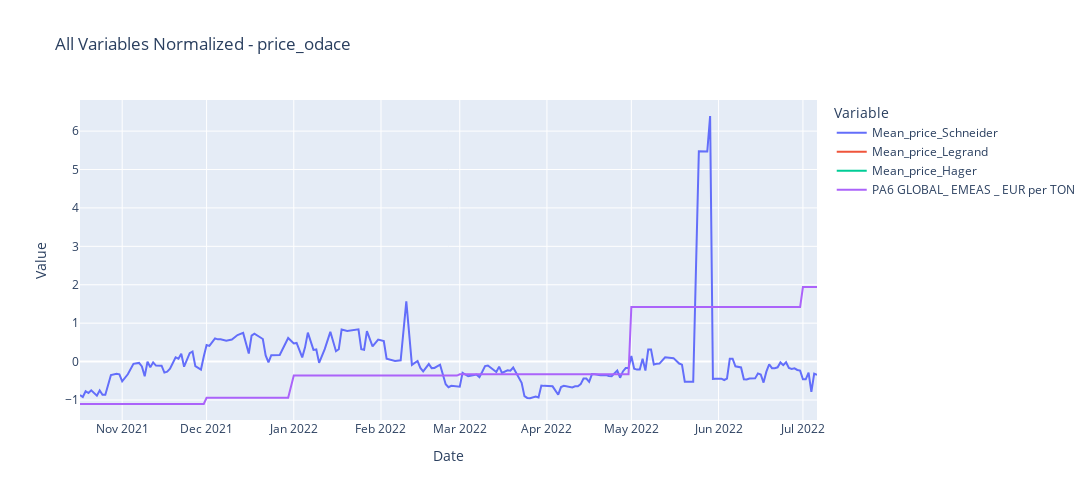
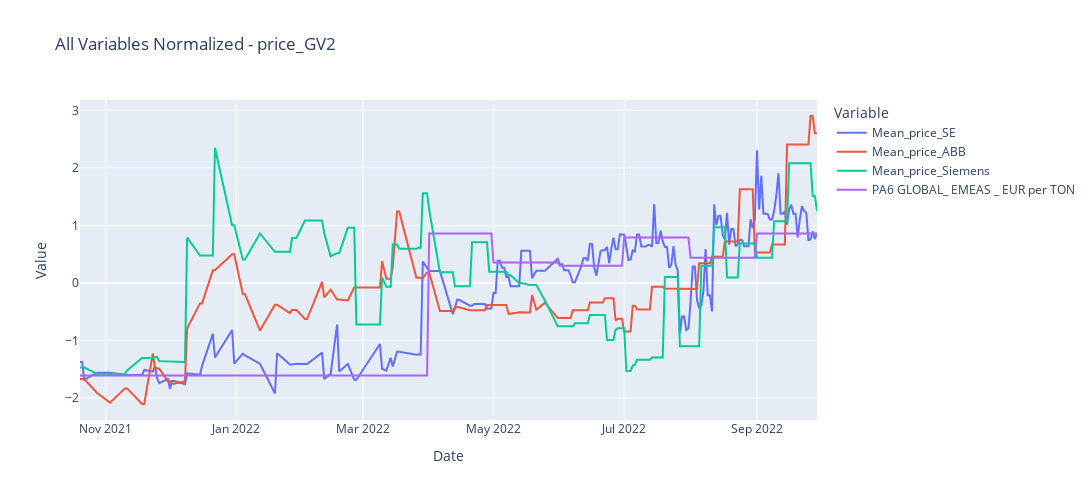
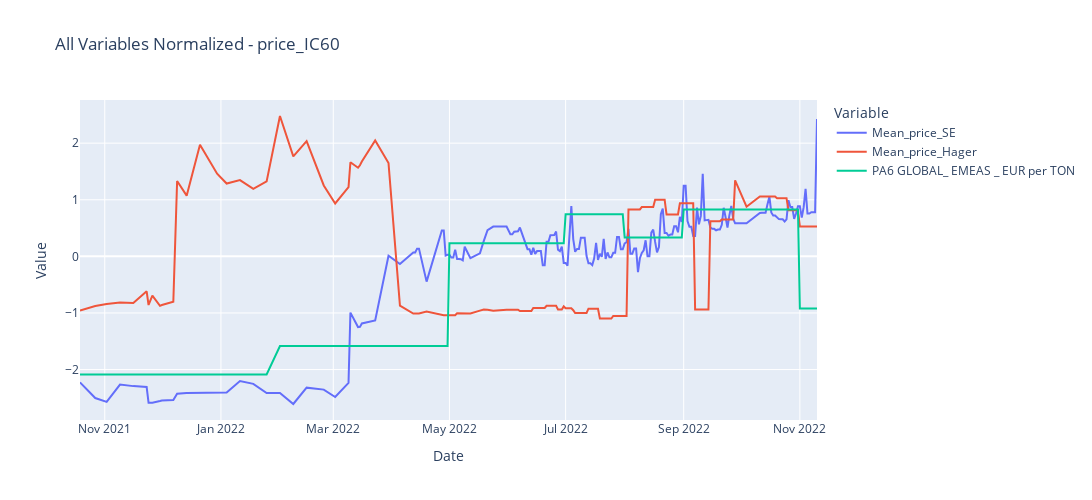

The code cell stored with these charts, in order, in its notebook:
### Code cell
normalize_and_plot(price_odace_PA6, 'All Variables Normalized - price_odace')
normalize_and_plot(price_GV2_PA6, 'All Variables Normalized - price_GV2')
normalize_and_plot(price_IC60_PA6, 'All Variables Normalized - price_IC60')

### Figure 1 — Plotly figure (JSON) as saved in the notebook; plotly's stock layout.template omitted (floating-point values rounded to 4 significant figures; data arrays with more than 128 entries replaced by an {"elided": "..."} marker saying what was removed)
{"data": [{"hovertemplate": "Variable=Mean_price_Schneider<br>Date=%{x}<br>Value=%{y}<extra></extra>", "legendgroup": "Mean_price_Schneider", "line": {"color": "#636efa", "dash": "solid"}, "marker": {"symbol": "circle"}, "mode": "lines", "name": "Mean_price_Schneider", "orientation": "v", "showlegend": true, "type": "scatter", "x": {"elided": "203 str values"}, "xaxis": "x", "y": {"elided": "203 float values"}, "yaxis": "y"}, {"hovertemplate": "Variable=Mean_price_Legrand<br>Date=%{x}<br>Value=%{y}<extra></extra>", "legendgroup": "Mean_price_Legrand", "line": {"color": "#EF553B", "dash": "solid"}, "marker": {"symbol": "circle"}, "mode": "lines", "name": "Mean_price_Legrand", "orientation": "v", "showlegend": true, "type": "scatter", "x": {"elided": "203 str values"}, "xaxis": "x", "y": {"elided": "203 null values"}, "yaxis": "y"}, {"hovertemplate": "Variable=Mean_price_Hager<br>Date=%{x}<br>Value=%{y}<extra></extra>", "legendgroup": "Mean_price_Hager", "line": {"color": "#00cc96", "dash": "solid"}, "marker": {"symbol": "circle"}, "mode": "lines", "name": "Mean_price_Hager", "orientation": "v", "showlegend": true, "type": "scatter", "x": {"elided": "203 str values"}, "xaxis": "x", "y": {"elided": "203 null values"}, "yaxis": "y"}, {"hovertemplate": "Variable=PA6 GLOBAL_ EMEAS _ EUR per TON<br>Date=%{x}<br>Value=%{y}<extra></extra>", "legendgroup": "PA6 GLOBAL_ EMEAS _ EUR per TON", "line": {"color": "#ab63fa", "dash": "solid"}, "marker": {"symbol": "circle"}, "mode": "lines", "name": "PA6 GLOBAL_ EMEAS _ EUR per TON", "orientation": "v", "showlegend": true, "type": "scatter", "x": {"elided": "203 str values"}, "xaxis": "x", "y": {"elided": "203 float values"}, "yaxis": "y"}], "layout": {"height": 500, "legend": {"title": {"text": "Variable"}, "tracegroupgap": 0}, "title": {"text": "All Variables Normalized - price_odace"}, "width": 1300, "xaxis": {"anchor": "y", "domain": [0, 1], "title": {"text": "Date"}}, "yaxis": {"anchor": "x", "domain": [0, 1], "title": {"text": "Value"}}}}

### Figure 2 — Plotly figure (JSON) as saved in the notebook; plotly's stock layout.template omitted (floating-point values rounded to 4 significant figures; data arrays with more than 128 entries replaced by an {"elided": "..."} marker saying what was removed)
{"data": [{"hovertemplate": "Variable=Mean_price_SE<br>Date=%{x}<br>Value=%{y}<extra></extra>", "legendgroup": "Mean_price_SE", "line": {"color": "#636efa", "dash": "solid"}, "marker": {"symbol": "circle"}, "mode": "lines", "name": "Mean_price_SE", "orientation": "v", "showlegend": true, "type": "scatter", "x": {"elided": "203 str values"}, "xaxis": "x", "y": {"elided": "203 float values"}, "yaxis": "y"}, {"hovertemplate": "Variable=Mean_price_ABB <br>Date=%{x}<br>Value=%{y}<extra></extra>", "legendgroup": "Mean_price_ABB ", "line": {"color": "#EF553B", "dash": "solid"}, "marker": {"symbol": "circle"}, "mode": "lines", "name": "Mean_price_ABB ", "orientation": "v", "showlegend": true, "type": "scatter", "x": {"elided": "203 str values"}, "xaxis": "x", "y": {"elided": "203 float values"}, "yaxis": "y"}, {"hovertemplate": "Variable=Mean_price_Siemens <br>Date=%{x}<br>Value=%{y}<extra></extra>", "legendgroup": "Mean_price_Siemens ", "line": {"color": "#00cc96", "dash": "solid"}, "marker": {"symbol": "circle"}, "mode": "lines", "name": "Mean_price_Siemens ", "orientation": "v", "showlegend": true, "type": "scatter", "x": {"elided": "203 str values"}, "xaxis": "x", "y": {"elided": "203 float values"}, "yaxis": "y"}, {"hovertemplate": "Variable=PA6 GLOBAL_ EMEAS _ EUR per TON<br>Date=%{x}<br>Value=%{y}<extra></extra>", "legendgroup": "PA6 GLOBAL_ EMEAS _ EUR per TON", "line": {"color": "#ab63fa", "dash": "solid"}, "marker": {"symbol": "circle"}, "mode": "lines", "name": "PA6 GLOBAL_ EMEAS _ EUR per TON", "orientation": "v", "showlegend": true, "type": "scatter", "x": {"elided": "203 str values"}, "xaxis": "x", "y": {"elided": "203 float values"}, "yaxis": "y"}], "layout": {"height": 500, "legend": {"title": {"text": "Variable"}, "tracegroupgap": 0}, "title": {"text": "All Variables Normalized - price_GV2"}, "width": 1300, "xaxis": {"anchor": "y", "domain": [0, 1], "title": {"text": "Date"}}, "yaxis": {"anchor": "x", "domain": [0, 1], "title": {"text": "Value"}}}}

### Figure 3 — Plotly figure (JSON) as saved in the notebook; plotly's stock layout.template omitted (floating-point values rounded to 4 significant figures; data arrays with more than 128 entries replaced by an {"elided": "..."} marker saying what was removed)
{"data": [{"hovertemplate": "Variable=Mean_price_SE<br>Date=%{x}<br>Value=%{y}<extra></extra>", "legendgroup": "Mean_price_SE", "line": {"color": "#636efa", "dash": "solid"}, "marker": {"symbol": "circle"}, "mode": "lines", "name": "Mean_price_SE", "orientation": "v", "showlegend": true, "type": "scatter", "x": {"elided": "203 str values"}, "xaxis": "x", "y": {"elided": "203 float values"}, "yaxis": "y"}, {"hovertemplate": "Variable=Mean_price_Hager<br>Date=%{x}<br>Value=%{y}<extra></extra>", "legendgroup": "Mean_price_Hager", "line": {"color": "#EF553B", "dash": "solid"}, "marker": {"symbol": "circle"}, "mode": "lines", "name": "Mean_price_Hager", "orientation": "v", "showlegend": true, "type": "scatter", "x": {"elided": "203 str values"}, "xaxis": "x", "y": {"elided": "203 float values"}, "yaxis": "y"}, {"hovertemplate": "Variable=PA6 GLOBAL_ EMEAS _ EUR per TON<br>Date=%{x}<br>Value=%{y}<extra></extra>", "legendgroup": "PA6 GLOBAL_ EMEAS _ EUR per TON", "line": {"color": "#00cc96", "dash": "solid"}, "marker": {"symbol": "circle"}, "mode": "lines", "name": "PA6 GLOBAL_ EMEAS _ EUR per TON", "orientation": "v", "showlegend": true, "type": "scatter", "x": {"elided": "203 str values"}, "xaxis": "x", "y": {"elided": "203 float values"}, "yaxis": "y"}], "layout": {"height": 500, "legend": {"title": {"text": "Variable"}, "tracegroupgap": 0}, "title": {"text": "All Variables Normalized - price_IC60"}, "width": 1300, "xaxis": {"anchor": "y", "domain": [0, 1], "title": {"text": "Date"}}, "yaxis": {"anchor": "x", "domain": [0, 1], "title": {"text": "Value"}}}}
